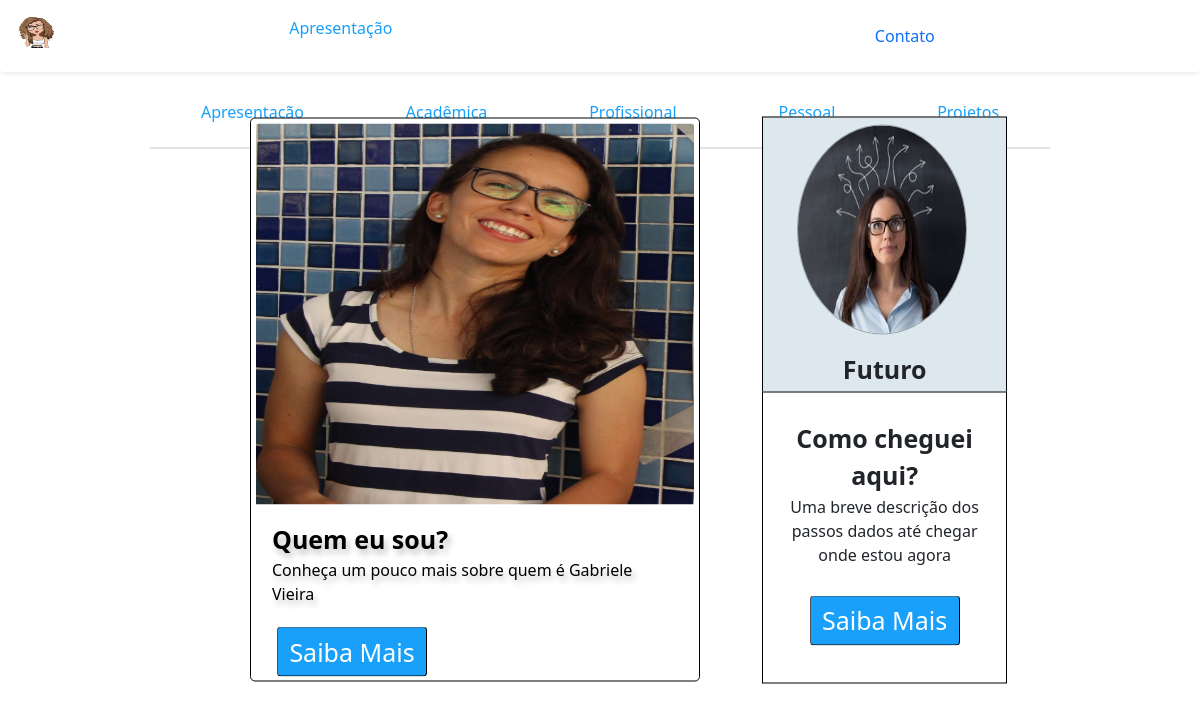
Screenshot of /apresentacao/ with the database file from the repository.
### pessoalsite/models.py (models this page shows)
class Quadros(TimeStampedModel):
    title = models.CharField(max_length=255, unique=True,default='null')
    slug = models.SlugField(max_length=255, unique=True)
    author = models.ForeignKey(User,on_delete=models.CASCADE)
    title_quadro01= models.CharField(max_length=255)
    title_quadro02 = models.CharField(max_length=255)
    title_quadro03 = models.CharField(max_length=255)
    description_quadro01 = models.TextField()
    description_quadro03 = models.TextField()
    image_quadro01 = models.ImageField(upload_to='img/',blank=True)
    image_quadro02 = models.ImageField(upload_to='img/',blank=True)
    name_quadro01 = models.CharField(max_length=255,default='null')
    name_quadro02 = models.CharField(max_length=255,default='null')
    name_quadro03 = models.CharField(max_length=255,default='null')
    def __str__(self):
        return self.title
    def get_absolute_url(self):
        return reverse("pessoalsite:index",kwargs={"slug": self.slug})

### pessoalsite/views.py (the view)
# urls.py: path("<slug:slug>/", QuadrosListView.as_view(), name='index'),
class QuadrosListView(ListView):
    quadros = None
    def get_queryset(self):
        queryset = Quadros.objects.all()
        quadros_slug = self.kwargs.get("slug")
        if quadros_slug:
            self.quadros = get_object_or_404(Quadros, slug=quadros_slug)
            queryset = queryset.filter(title=self.quadros)
        return queryset
    def get_context_data(self, **kwargs):
        context_quadros = super().get_context_data(**kwargs)
        context_quadros["quadro"] = self.quadros
        context_quadros["quadros"] = Quadros.objects.all()
        return context_quadros

### pessoalsite/templates/pessoalsite/quadros_list.html (shortened to what this page needs)
{% extends "pessoalsite/base_quadros.html" %}
{% load static %}
{% block nav %}
{% for cat in quadros %}
<a  href="{{ cat.get_absolute_url }}" style='color: #18A0FB;' target="_self" class ="nav-item nav-link">
    {{ cat.title}}
</a>
{% endfor %}
{% endblock %}
{% block title %}
    {{quadro.title}}
{% endblock %}
{% block quadro2 %}
<div  id='quadro2'>
    <a href = "/conteudo/{{quadro.name_quadro02}}" target="_self"><img src="/media/{{quadro.image_quadro02}}" id='img-apresentacao' class='hover'> </a>
    <div class="card-body">
<p>
    <b>
        {{quadro.title_quadro02}}
    </b>
</p>
</div>
{% endblock %}
{% block quadro3 %}
<div  id='quadro3' class='hover'>
    <div class="card-body">
            <p>
                <b>
                    {{quadro.title_quadro03}}
               </b>
               <br>
               {{quadro.description_quadro03}}
                   <br>
                   <br>
                   <a href = "/conteudo/{{quadro.name_quadro03}}" target="_self"><button class="botao" > Saiba Mais </button></a>
        </p>
    </div>
</div>
{% endblock %}
{%block quadro1 %}
<div id='apresentacao' class='card'>
    <img class="card-img-top"  src="/media/{{quadro.image_quadro01}}" id='img-principal'>
    <div class="card-body">
        <p class ='hover'>
         <b>
            {{quadro.title_quadro01}}
        </b>
        <br>
            {{quadro.description_quadro01}}
        </p>
        <a href = "/conteudo/{{quadro.name_quadro01}}" target="_self"><button class="botao"> Saiba Mais </button></a>
    </div>
</div>
{% endblock %}

### pessoalsite/templates/pessoalsite/base_quadros.html (shortened to what this page needs)
{% load static %}
<!DOCTYPE html>
<html>
   <head>
     <link rel="stylesheet" href="{% static 'css/style_quadros.css' %}">
     <link href="https://cdn.jsdelivr.net/npm/bootstrap@5.0.1/dist/css/bootstrap.min.css" rel="stylesheet">
   </head>
   <body>
    <header>
        <nav class="navbar nav-fill navbar-expand-lg bg-light shadow-sm p-3 mb-5 bg-white rounded">
            <img src="{% static 'img/logo.png' %}" id='logo'>
            <p class="nav-item"  href="">{% block title %}{% endblock %}</p>
            <a class="nav-item nav-link active"  href="#contato">Contato</a>
        </nav>
     </header>
    <nav class='navbar nav-fill'>
        <ul class='inferior'>
            <section class='centralizado'>
                <div class = 'container7'>
                    {% block nav %}{% endblock %}
                </div>
            </section>
        </ul>
    </nav>
    <section class='centralizado' id='principal'>
               {%block quadro1 %}{% endblock %}
                <div class="container">
                    <div class="row row-cols-1">
                      <div class="col">{% block quadro2 %}{% endblock %}</div>
                      <div class="col">{% block quadro3 %}{% endblock %}</div>
                    </div>
                  </div>
     </section>
   </body>

### pessoalsite/static/css/style_quadros.css (style rules this page uses)
body { margin: 0; padding: 0; border: 0; background: transparent; line-height: 1; font-family: 'Alata', sans-serif; font-size: 18px; }
a { text-decoration: none; cursor: pointer; }
.botao { display: inline-block; border-radius: 4px; background-color: #18A0FB; color: white; text-align: center; vertical-align: bottom; font-size: 25px; width: 150px; height: 50px; transition: all 0.5s; cursor: pointer; margin: 5px; border: 1px outset black; }
#logo { width: 40px; height: 40px; padding-bottom: 8px; }
.nav-item { color: #18A0FB; text-decoration: none; }
div.container7 { align-items: center; width: 100%; display: flex; justify-content: space-between; }
.centralizado { position: absolute; left: 50%; margin-right: -50%; transform: translate(-50%, -50%) ; width: 75% }
#principal { margin-top: 45%; }
#principal b { font-size: 25px; }
#apresentacao { border-radius: 5px; -moz-border-radius: 5px; -webkit-border-radius: 5px; border: 1px solid #000; padding: 5px; position: relative; width: 50%; height: 564px; left: 100px; background-size: 100%, auto, contain; }
#apresentacao p { text-align: left; color: black; text-shadow: 3px 5px 6px silver; }
#quadro2 { position: relative; width: 28%; height: 293px; left: 600px; top: -565px; background: #DDE8EE; border: 1px solid #000000; box-sizing: border-box; }
#quadro2 p { text-align: center; margin: 0; }
#img-apresentacao { position: relative; width: 70%; height: 210px; border-radius: 50%; border: 1px solid rgba(0, 0, 0, 0.3); box-sizing: border-box; background: url("img/fut.jpg"); margin-top: 3%; margin-left: 14%; }
#img-principal { width:100%; height:69%; }
#quadro3 { position: relative; width: 28%; height: 292px; left: 600px; top: -583px; background: #FFFFFF; border: 1px solid #000000; box-sizing: border-box; text-align: center; }
#quadro3 p { text-align: center; padding: 5% 5%; }

### rows the page displays
Quadros: title "Apresentação", image_quadro01 (picture), title_quadro01 "Quem eu sou?", description_quadro01 "Conheça um pouco mais sobre quem é Gabriele Vieira", image_quadro02 (picture), title_quadro02 "Futuro", title_quadro03 "Como cheguei aqui?", description_quadro03 "Uma breve descrição dos passos dados até chegar onde estou agora"
Quadros: title "Acadêmica"
Quadros: title "Profissional"
Quadros: title "Pessoal"
Quadros: title "Projetos"
